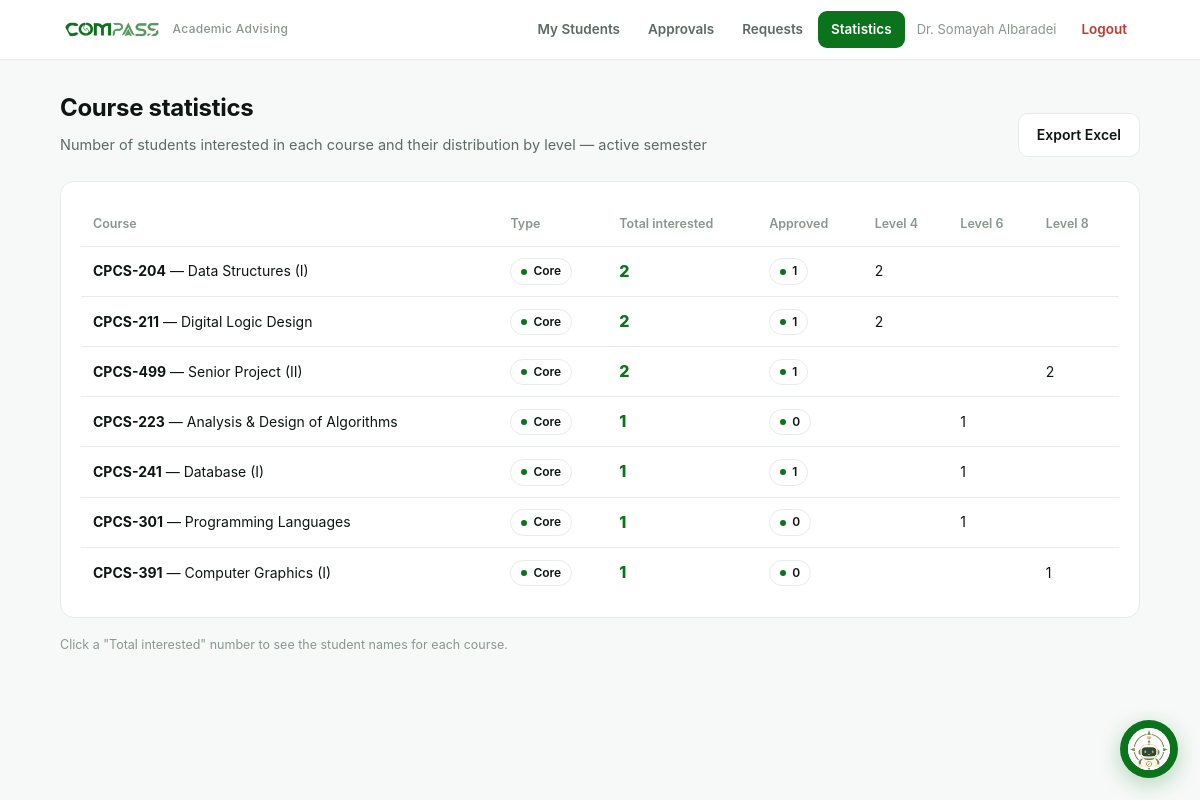
Page /advisor/stats (signed in) on the committed database.
### tables this page shows
CREATE TABLE users (
    id            INTEGER PRIMARY KEY AUTOINCREMENT,
    name          TEXT NOT NULL,
    email         TEXT NOT NULL UNIQUE,
    password_hash TEXT NOT NULL,
    role          TEXT NOT NULL CHECK(role IN ('student','advisor','admin'))
);

CREATE TABLE wishes (
    id          INTEGER PRIMARY KEY AUTOINCREMENT,
    student_id  INTEGER NOT NULL REFERENCES students(id),
    course_id   INTEGER NOT NULL REFERENCES courses(id),
    semester_id INTEGER NOT NULL REFERENCES semesters(id),
    status      TEXT NOT NULL DEFAULT 'pending' CHECK(status IN ('pending','approved','rejected')),
    advisor_note TEXT,
    created_at  TEXT DEFAULT CURRENT_TIMESTAMP,
    UNIQUE(student_id, course_id, semester_id)
);

CREATE TABLE courses (
    id                INTEGER PRIMARY KEY AUTOINCREMENT,
    code              TEXT NOT NULL UNIQUE,
    name              TEXT NOT NULL,
    type              TEXT NOT NULL CHECK(type IN ('core','elective','free')),
    credits           INTEGER NOT NULL DEFAULT 3,
    parity            TEXT NOT NULL DEFAULT 'both' CHECK(parity IN ('odd','even','both')),
    recommended_level INTEGER,
    prereq            TEXT DEFAULT '',
    is_active         INTEGER NOT NULL DEFAULT 1
);

### app.py (the view)
@app.route("/advisor/stats")
@login_required("advisor")
def advisor_stats():
    stats = course_stats()
    levels = sorted({lvl for s in stats for lvl in s["by_level"]})
    return render_template("advisor_stats.html", stats=stats, levels=levels)

### app.py (called while the page is built)
@app.context_processor
def inject_student_nav():
    active = ENDPOINT_TO_TASK.get(request.endpoint)
    if request.endpoint == "student_task":
        active = request.view_args.get("key")
    if request.endpoint == "student_override":  # waiver shares the merged sidebar item
        active = "schedule_waiver"
    return {"student_tasks": STUDENT_TASKS, "active_task": active}

def current_user():
    uid = session.get("uid")
    if not uid:
        return None
    return get_db().execute("SELECT * FROM users WHERE id=?", (uid,)).fetchone()

@app.context_processor
def inject_user():
    return {"user": current_user()}

def login_required(role=None):
    def deco(view):
        @functools.wraps(view)
        def wrapped(*args, **kwargs):
            u = current_user()
            if not u:
                return redirect(url_for("login"))
            if role and u["role"] != role:
                abort(403)
            return view(*args, **kwargs)
        return wrapped
    return deco

### db.py (called while the page is built)
def get_db():
    conn = sqlite3.connect(DB_PATH)
    conn.row_factory = sqlite3.Row
    conn.execute("PRAGMA foreign_keys = ON")
    return conn

### templates/advisor_stats.html (shortened to what this page needs)
{% extends "base.html" %}
{% block content %}
<div style="display:flex; justify-content:space-between; align-items:center; flex-wrap:wrap; gap:10px">
  <div>
    <h1 class="page-title">Course statistics</h1>
    <p class="page-sub">Number of students interested in each course and their distribution by level — active semester</p>
  </div>
  <a class="btn ghost" href="{{ url_for('advisor_stats_export') }}">Export Excel</a>
</div>
{% if stats %}
<div class="card table-wrap">
  <table>
    <thead>
      <tr>
        <th>Course</th><th>Type</th><th>Total interested</th><th>Approved</th>
        {% for l in levels %}<th>Level {{ l }}</th>{% endfor %}
      </tr>
    </thead>
    <tbody>
      {% for s in stats %}
      <tr>
        <td><strong>{{ s['code'] }}</strong> — {{ s['name'] }}</td>
        <td><span class="badge {{ s['type'] }}">{{ TYPE_AR[s['type']] }}</span></td>
        <td>
          <a href="{{ url_for('advisor_stats_course', course_id=s['id']) }}"
             style="font-weight:800; font-size:16px">{{ s['total'] }}</a>
        </td>
        <td><span class="badge approved">{{ s['approved'] }}</span></td>
        {% for l in levels %}
          <td>{{ s['by_level'].get(l, '') }}</td>
        {% endfor %}
      </tr>
      {% endfor %}
    </tbody>
  </table>
</div>
<p class="mini">Click a "Total interested" number to see the student names for each course.</p>
{% else %}
<div class="card center mini">No preferences recorded for the active semester yet.</div>
{% endif %}
{% endblock %}

### templates/base.html (shortened to what this page needs)
<!doctype html>
<html lang="en">
<head>
  <link rel="stylesheet" href="{{ url_for('static', filename='styles.css') }}?v=10">
</head>
<body>
  {% if user %}
  <header class="topbar">
    <div class="topbar-inner">
      <a class="brand" href="{{ url_for('about') }}">
        <img src="{{ url_for('static', filename='logo.png') }}" alt="COMPASS">
        <span class="sub">Academic Advising</span>
      </a>
      <nav class="nav">
        {% set ep = request.endpoint %}
        {% if user['role'] == 'advisor' %}
          <a href="{{ url_for('advisor_students') }}" class="{{ 'active' if ep=='advisor_students' }}">My Students</a>
          <a href="{{ url_for('advisor_approvals') }}" class="{{ 'active' if ep=='advisor_approvals' }}">Approvals</a>
          <a href="{{ url_for('advisor_requests') }}" class="{{ 'active' if ep=='advisor_requests' }}">Requests</a>
          <a href="{{ url_for('advisor_stats') }}" class="{{ 'active' if ep in ['advisor_stats','advisor_stats_course'] }}">Statistics</a>
        {% endif %}
        <span class="who">{{ user['name'] }}</span>
        <a href="{{ url_for('logout') }}" class="logout">Logout</a>
      </nav>
    </div>
  </header>
  {% endif %}
  {% if user and user['role'] == 'student' %}
  <div class="shell">
    <aside class="sidebar">
      <div class="sidebar-title">My Tasks</div>
      {% for sec in student_tasks %}
        {% set sec_open = active_task in (sec['items'] | map(attribute='key') | list) %}
        <div class="side-group {{ 'open' if sec_open }}">
          <button type="button" class="side-section" onclick="this.parentElement.classList.toggle('open')">
            <span>{{ sec['section'] }}</span><span class="chev">›</span>
          </button>
          <div class="side-items">
            {% for it in sec['items'] %}
              {% set href = url_for(it['endpoint']) if it['endpoint'] else url_for('student_task', key=it['key']) %}
              <a class="side-link {{ 'active' if active_task == it['key'] }}" href="{{ href }}">
                <span class="lbl">{{ it['label'] }}</span>
                {% if it['status'] == 'soon' %}<span class="soon-dot">Soon</span>{% endif %}
              </a>
            {% endfor %}
          </div>
        </div>
      {% endfor %}
    </aside>
    <main class="content">
      {% with messages = get_flashed_messages(with_categories=true) %}
        {% for category, msg in messages %}<div class="flash {{ category }}">{{ msg }}</div>{% endfor %}
      {% endwith %}
      {% block student_content %}{% endblock %}
    </main>
  </div>
  {% else %}
  <main class="container">
    {% block content %}{% endblock %}
  </main>
  {% endif %}
  {% include '_bot.html' %}
</body>
</html>

### static/styles.css (style rules this page uses)
:root { --ink:#0e1512; --muted:#5c6b62; --faint:#8a978e; --line:#e7ece8; --bg:#f7f9f8; --white:#ffffff; --panel:#f2f6f3; --accent:#0b731c; --accent-2:#159a2b; --accent-soft:#eaf6ec; --blue:#2c5aa0; --blue-bg:#eef2fb; --purple:#6b3fa0; --purple-bg:#f4eefb; --amber:#8a6d1a; --amber-bg:#f7f0dd; --danger:#c0392b; --danger-bg:#fdecea; --radius:14px; --mono:"SF Mono",ui-monospace,"JetBrains Mono",Menlo,monospace; }
* { box-sizing:border-box }
html,body { margin:0;padding:0 }
body { font-family:"Inter","Segoe UI",Tahoma,-apple-system,Arial,sans-serif; background:var(--bg);color:var(--ink);line-height:1.7;direction:ltr; -webkit-font-smoothing:antialiased; }
a { color:var(--accent);text-decoration:none }
.topbar { background:rgba(255,255,255,.92);backdrop-filter:blur(8px); border-bottom:1px solid var(--line);position:sticky;top:0;z-index:20 }
.topbar-inner { max-width:1120px;margin:0 auto;padding:11px 20px; display:flex;align-items:center;gap:16px;flex-wrap:wrap }
.brand { display:flex;align-items:center;gap:9px;font-weight:700;letter-spacing:.3px }
.brand img { height:22px }
.brand .sub { font-size:12px;color:var(--faint);font-weight:500 }
.nav { display:flex;gap:2px;flex-wrap:wrap;margin-inline-start:auto;align-items:center }
.nav a { padding:7px 13px;border-radius:9px;font-size:13.5px;font-weight:600;color:var(--muted) }
.nav a.active { background:var(--accent);color:#fff }
.nav .who { font-size:13px;color:var(--faint);padding:7px 10px }
.nav .logout { color:var(--danger) }
.container { max-width:1120px;margin:0 auto;padding:28px 20px 64px }
.page-title { font-size:24px;font-weight:750;letter-spacing:-.3px;margin:0 0 4px }
.page-sub { color:var(--muted);margin:0 0 24px;font-size:14.5px }
.card { background:var(--white);border:1px solid var(--line);border-radius:var(--radius); padding:20px;margin-bottom:16px }
table { width:100%;border-collapse:collapse;font-size:14px }
th,td { padding:11px 12px;text-align:left;border-bottom:1px solid var(--line) }
th { background:transparent;color:var(--faint);font-weight:600;font-size:12.5px; border-bottom:1px solid var(--line) }
tbody tr:last-child td { border-bottom:none }
.table-wrap { overflow-x:auto }
.badge { display:inline-flex;align-items:center;gap:6px;padding:2px 10px;border-radius:999px; font-size:12px;font-weight:600;background:transparent;color:var(--ink);border:1px solid var(--line) }
.badge::before { content:"";width:6px;height:6px;border-radius:50%;background:var(--faint);flex:0 0 auto }
.badge.core::before { background:var(--accent) }
.badge.approved::before { background:var(--accent) }
.btn { display:inline-block;padding:9px 18px;border-radius:10px;border:none; background:var(--accent);color:#fff;font-weight:600;font-size:14px;cursor:pointer; font-family:inherit;transition:.15s }
.btn.ghost { background:#fff;color:var(--ink);border:1px solid var(--line) }
.mini { font-size:12.5px;color:var(--faint) }

### rows in the picture
users: name "Dr. Somayah Albaradei"
wishes: code "CPCS-204", name "Data Structures (I)", total "2", approved "1", by_level.get "2"
courses: type "Core"
wishes: code "CPCS-211", name "Digital Logic Design", total "2", approved "1", by_level.get "2"
courses: type "Core"
wishes: code "CPCS-499", name "Senior Project (II)", total "2", approved "1", by_level.get "2"
courses: type "Core"
wishes: code "CPCS-223", name "Analysis & Design of Algorithms", total "1", approved "0", by_level.get "1"
courses: type "Core"
wishes: code "CPCS-241", name "Database (I)", total "1", approved "1", by_level.get "1"
courses: type "Core"
wishes: code "CPCS-301", name "Programming Languages", total "1", approved "0", by_level.get "1"
courses: type "Core"
wishes: code "CPCS-391", name "Computer Graphics (I)", total "1", approved "0", by_level.get "1"
courses: type "Core"

### other values in the picture
{{ l }} "4" "6" "8"
